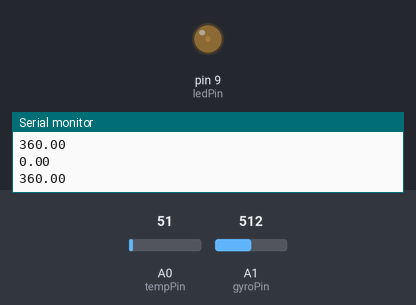
The sketch below on a simulated Arduino Uno, built with avr-gcc and run on an emulated ATmega328P. On the bench: output pins drawn as LEDs (lit = HIGH), the last lines printed to the serial monitor. Inputs (shaded band) come from the test bench; at power-on: A1 (gyroPin) = 512, A0 (tempPin) = 51.

Above: at 1.26 s.
1.3 s: A1 (gyroPin) set to 514
At 2.5 s:
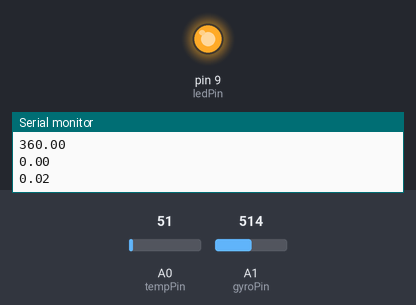
Timing chart, 0 to 25.2 s (numbered marks = the images above; inputs shaded):
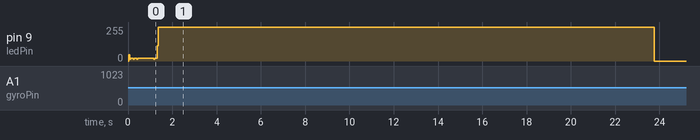

The sketch:

gyroblink.ino
```cpp
/* Keep track of gyro angle over time
 * Connect Gyro to Analog Pin 0
 *
 * Sketch by eric barch / ericbarch.com
 * v. 0.1 - simple serial output
 *
 */

int gyroPin = 1;  //Gyro is connected to analog pin 0
int tempPin = 0;
float gyroVoltage = 5;         //Gyro is running at 5V
float gyroZeroVoltage = 2.501;   //Gyro is zeroed at 2.5V
float gyroSensitivity = .007;  //Our example gyro is 7mV/deg/sec
float rotationThreshold = 1;   //Minimum deg/sec to keep track of - helps with gyro drifting

float currentAngle = 0;          //Keep track of our current angle
int ledPin = 9;

void setup() {
  Serial.begin (9600);
  pinMode(ledPin, OUTPUT);
}

void loop() {
  //This line converts the 0-1023 signal to 0-5V
  float gyroRate = (analogRead(gyroPin) * gyroVoltage) / 1023;

  float tempVolt = (analogRead(tempPin) * 5) / 1023;
  float temperature = ((tempVolt - 2.0) * 111.1111111) + 25.555556;


  //This line finds the voltage offset from sitting still
  gyroRate -= gyroZeroVoltage;

  //This line divides the voltage we found by the gyro's sensitivity
  gyroRate /= gyroSensitivity;

  //Ignore the gyro if our angular velocity does not meet our threshold
  if (gyroRate >= rotationThreshold || gyroRate <= -rotationThreshold) {
    //This line divides the value by 100 since we are running in a 10ms loop (1000ms/10ms)
    gyroRate /= 100;
    currentAngle += gyroRate;
  }

  //Keep our angle between 0-359 degrees
  if (currentAngle <= 0)
    currentAngle += 360;
  else if (currentAngle >= 360)
    currentAngle -= 360;

  //DEBUG
  Serial.println(currentAngle);
  digitalWrite(ledPin, HIGH);
  delay(360 / currentAngle);
  digitalWrite(ledPin, LOW);
  delay(360/ currentAngle);

}
```

Measured:
- the behaviour switches between 513 and 514 on A1 (gyroPin) (found by bisection; images 0 and 1)
